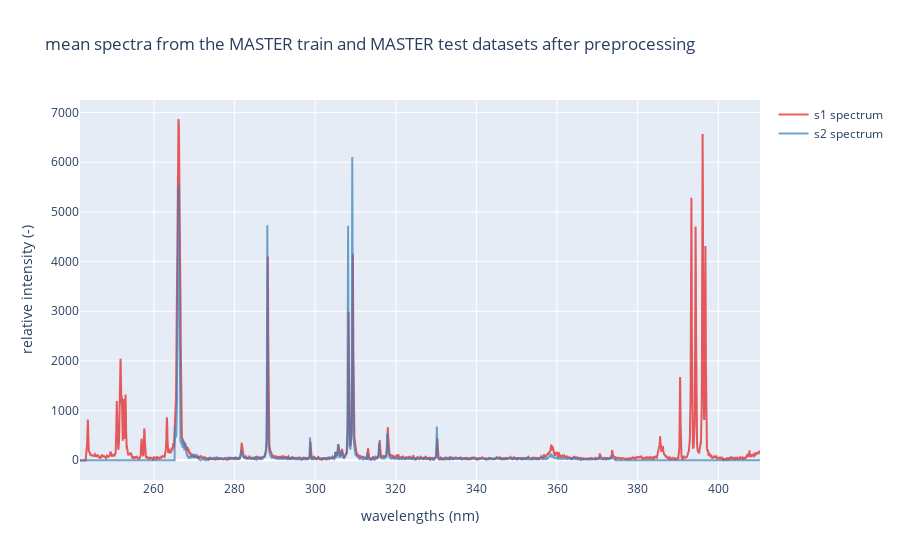

Write notebook code for a chart like this one.
### Code cell
s1_vs_s2_spectra(
    s1_test.mean(axis=0),
    s2_test.mean(axis=0),
    s1_test_pipeline,
    s2_test_pipeline,
    title = 'mean spectra from the MASTER train and MASTER test datasets after preprocessing'    
).show()

### Figure 1 — Plotly figure (JSON) as saved in the notebook; plotly's stock layout.template omitted (floating-point values rounded to 4 significant figures; data arrays with more than 128 entries replaced by an {"elided": "..."} marker saying what was removed)
{"data": [{"line": {"color": "rgb(228,26,28)"}, "name": "s1 spectrum", "opacity": 0.7, "type": "scatter", "x": {"elided": "5336 float values"}, "y": {"elided": "5336 float values"}}, {"line": {"color": "rgb(55,126,184)"}, "name": "s2 spectrum", "opacity": 0.7, "type": "scatter", "x": {"elided": "5336 float values"}, "y": {"elided": "5336 float values"}}], "layout": {"title": {"text": "mean spectra from the MASTER train and MASTER test datasets after preprocessing"}, "xaxis": {"title": {"text": "wavelengths (nm)"}}, "yaxis": {"title": {"text": "relative intensity (-)"}}}}
